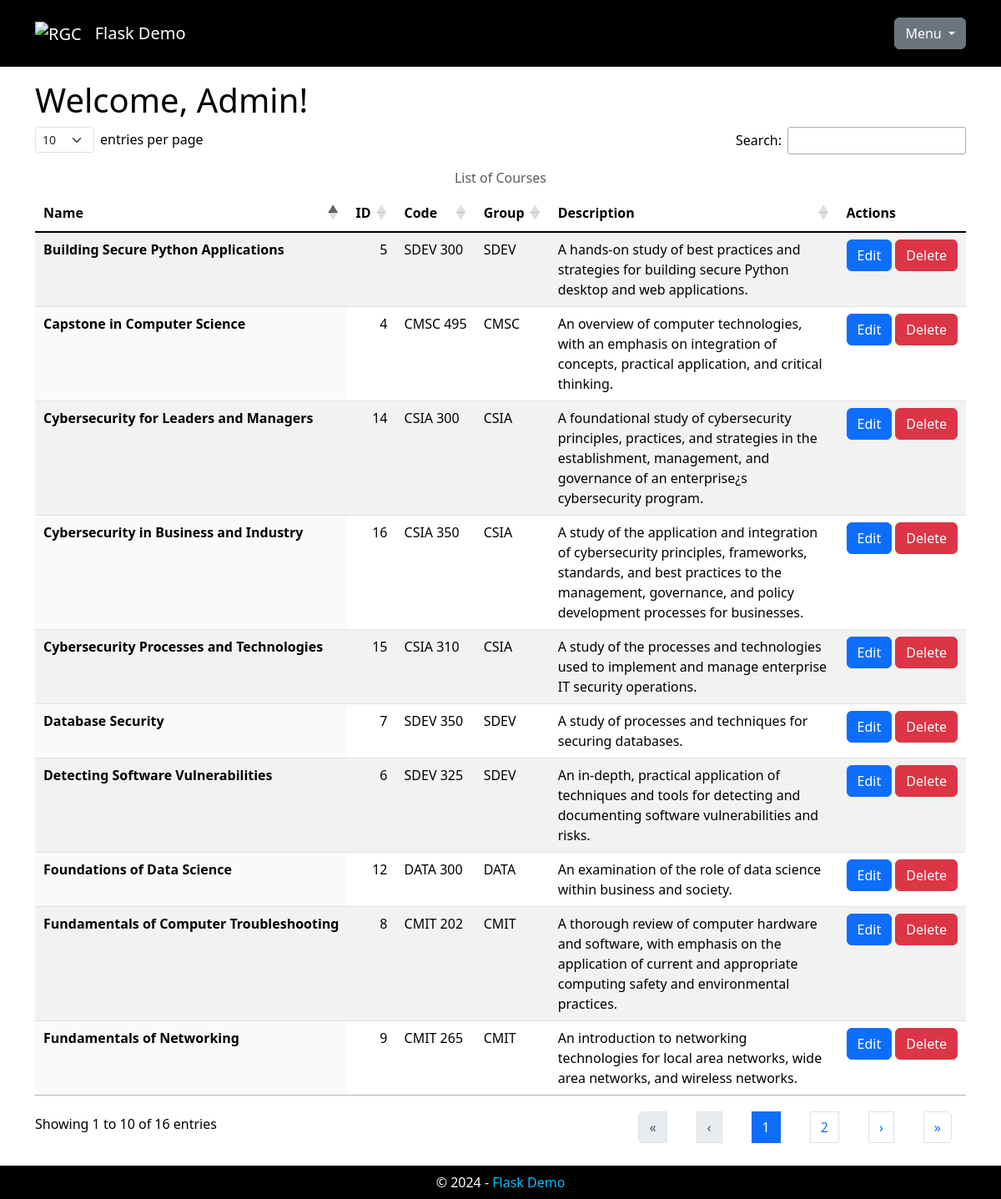
The page /courses (signed in) on the database as committed earlier.
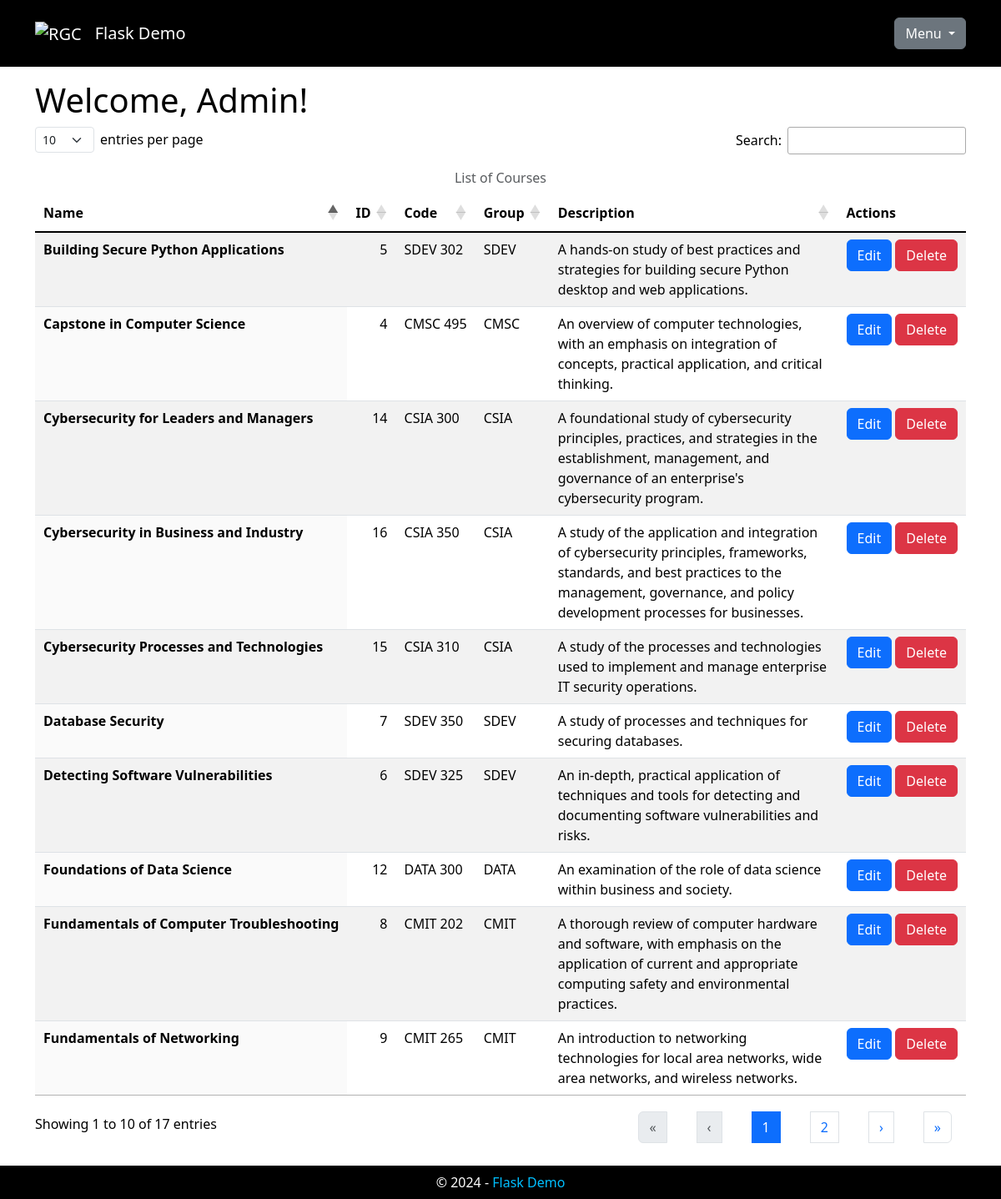
The same page on the database as committed later.
### app/models.py (models this page shows, shortened)
class User(UserMixin, db.Model):
    __tablename__ = 'users'
    user_id: Mapped[int] = mapped_column(primary_key=True)
    username: Mapped[str] = mapped_column(
        String(64), index=True, unique=True)
    user_email: Mapped[Optional[str]] = mapped_column(
        String(128), unique=True)
    is_admin: Mapped[bool] = mapped_column()
    password_hash: Mapped[Optional[str]] = mapped_column(
        String(256))
    associations: Mapped[List['Association']] = relationship(
        back_populates='user')

class Course(db.Model):
    __tablename__ = 'courses'
    course_id: Mapped[int] = mapped_column(primary_key=True)
    course_name: Mapped[str] = mapped_column(
        String(64), index=True, unique=True)
    course_code: Mapped[str] = mapped_column(
        String(64))
    course_group: Mapped[Optional[str]] = mapped_column(
        String(64))
    course_desc: Mapped[Optional[str]] = mapped_column(
        String(256))
    associations: Mapped[List['Association']] = relationship(
        back_populates='course')

### app/main/main_routes.py (the view)
@bp.route('/courses')
@login_required
def courses():
    if not current_user.is_admin:
        return redirect(url_for(INDEX_PAGE))
    _page_title = 'List of Courses'
    _courses = Course.query.all()
    _courses = [_courses] if not isinstance(_courses, list) else _courses
    _html = render_template('main/courses.html', page_title=_page_title,
                            courses=_courses)
    return _html

### app/models.py (called while the page is built)
@login.user_loader
def load_user(user_id):
    validate_input('user_id', user_id, int)
    return db.session.get(User, user_id)

### app/templates/main/courses.html (shortened to what this page needs)
{% extends "base.html" %}
{% block head %}
{{ super() }}
<link rel="stylesheet" type="text/css" href="{{ url_for('static', filename='css/dataTables.dataTables.min.css') }}">
<link rel="stylesheet" type="text/css" href="{{ url_for('static', filename='css/dataTables.bootstrap5.min.css') }}">
{% endblock %}
{% block content %}
{% if not current_user.is_admin %}
<h1>Welcome!</h1>
<p>This page is restricted to administrators.</p>
{% else %}
<h1>Welcome, {{ current_user.username }}!</h1>
<table id="data-table" class="table table-striped display caption-top">
  <caption class="text-center">List of Courses</caption>
  <thead>
    <tr>
      <th scope="col">Name</th>
      <th scope="col">ID</th>
      <th scope="col">Code</th>
      <th scope="col">Group</th>
      <th scope="col">Description</th>
      {% if current_user.is_admin %}
      <th scope="col">Actions</th>
      {% endif %}
    </tr>
  </thead>
  <tbody class="table-group-divider">
    {% for course in courses %}
    <tr>
      <th scope="row" class="text-nowrap">{{ course.course_name }}</th>
      <td class="text-nowrap">{{ course.course_id }}</td>
      <td class="text-nowrap">{{ course.course_code }}</td>
      <td class="text-nowrap">{{ course.course_group }}</td>
      <td>{{ course.course_desc }}</td>
      {% if current_user.is_admin %}
      <td class="text-nowrap">
        <a class="btn btn-primary" href="{{ url_for('admin.edit_course', course_id=course.course_id) }}" title="Edit">Edit</a>
        <a class="btn btn-danger" href="{{ url_for('admin.delete_course', course_id=course.course_id) }}" title="Delete">Delete</a>
      </td>
      {% endif %}
    </tr>
    {% endfor %}
  </tbody>
</table>
{% endif %}
{% endblock %}

### app/templates/base.html (shortened to what this page needs)
<!DOCTYPE html>
<html lang="en">
<head>
  {% block head %}
  <link rel="stylesheet" type="text/css" href="{{ url_for('static', filename='css/bootstrap.min.css') }}">
  <link rel="stylesheet" type="text/css" href="{{ url_for('static', filename='css/base.css') }}">
  {% endblock %}
</head>
<body>
  <header>
    <nav class="navbar navbar-expand-lg navbar-dark fixed-top">
      <div class="container">
        <a class="navbar-brand" href="{{ url_for('main.index') }}" title="Home">
          <img src="{{ url_for('static', filename='img/logo.png') }}" alt="RGC" class="nav-logo" />
        </a>
        <a class="navbar-brand" href="{{ url_for('main.index') }}" title="Home">Flask Demo</a>
        <div class="dropdown ms-auto">
          <button class="btn btn-secondary dropdown-toggle" type="button" data-bs-toggle="dropdown"
            aria-expanded="false">
            Menu
          </button>
        </div>
      </div>
    </nav>
  </header>
  <main role="main">
    <div class="container">
      <div id="content">
        {% block content %}
        {% endblock %}
      </div>
  </main>
  <footer class="footer">
    <div class="text-center">
      &copy; <span id="currentYear"></span> -
      <a href="{{ url_for('main.index') }}" title="Home">Flask Demo</a>
    </div>
  </footer>
</body>
</html>

### app/static/css/base.css (style rules this page uses)
html { font-family: sans-serif; }
body { margin-top: 10vh !important; }
a { text-decoration: none; }
nav a, footer a { color: deepskyblue; }
nav { background-color: black; color: white; min-height: 10vh; }
.nav-logo { height: 6vh !important; min-height: 30px; }
#content { background-color: white; color: black; min-height: 85vh; padding-top: 1em; padding-bottom: 1em; }
footer { background-color: black; color: white; min-height: 5vh; padding-top: 1vh; }

Rows that differ between the two databases and show on the page:
changed Course "Building Secure Python Applications": course_code "SDEV 300" → "SDEV 302"
changed Course "Cybersecurity for Leaders and Managers": course_desc "…and governance of an enterprise¿s cybersecurity program." → "…and governance of an enterprise's cybersecurity program."
Other text that changed with them:
text written by a page script: "entries per page Search: Showing 1 to 10 of 16 entries « ‹ 1 2 › »" → "entries per page Search: Showing 1 to 10 of 17 entries « ‹ 1 2 › »"
